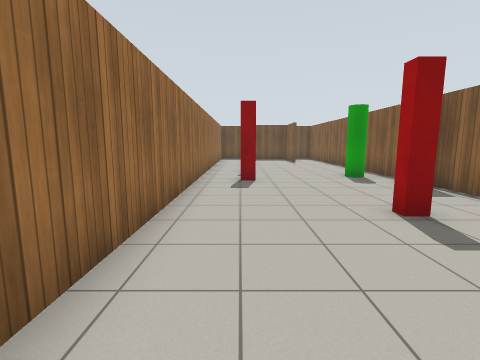
View 1 (above)

14 first-person views from a walk through a robot-simulator world made for Gazebo. The camera is 1.2 m above the floor, tilts 8° down and sees 85° across. The lines on the ground mark 1 m squares. The floor is counted in squares, 1 m on a side. Each view is taken from the middle of a square. On the plan, view 1 faces up. The plan holds only what a view shows up to about 12 squares ahead; the rest is blank. Simple patterns stand in for the simulator's built-in surfaces.

View 2
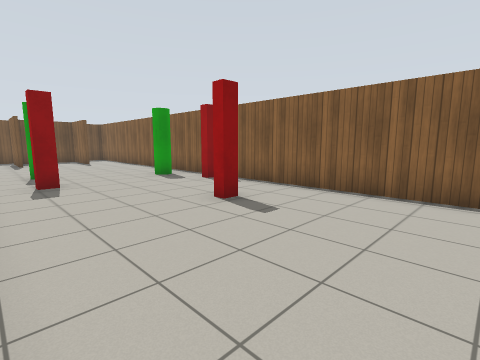

View 3
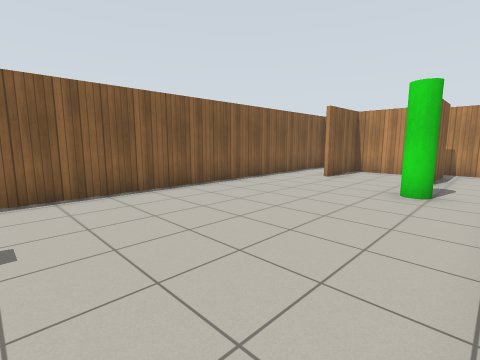

View 4
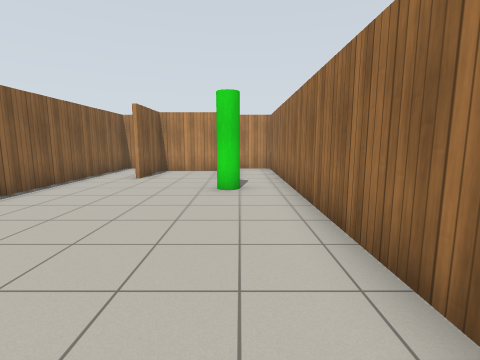

View 5
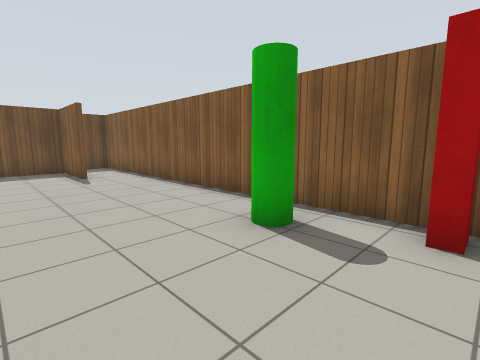

View 6
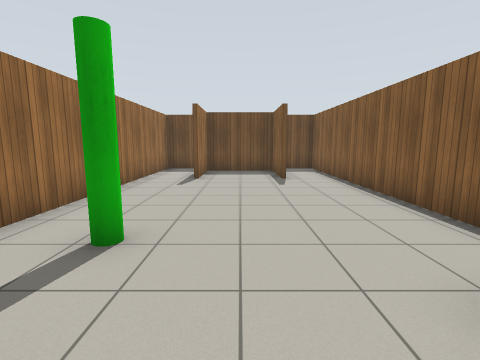

View 7
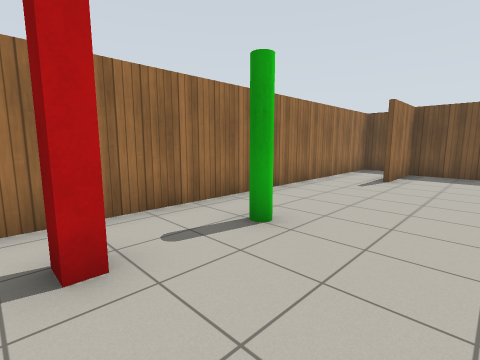

View 8
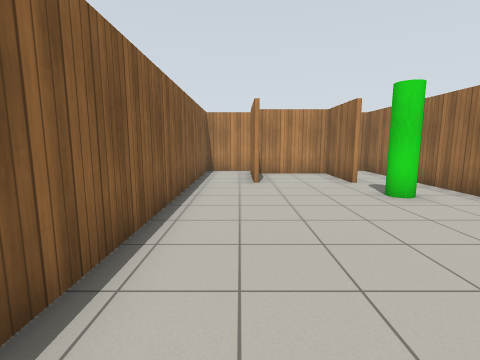

View 9
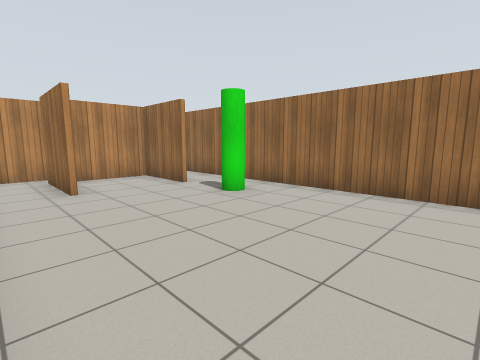

View 10
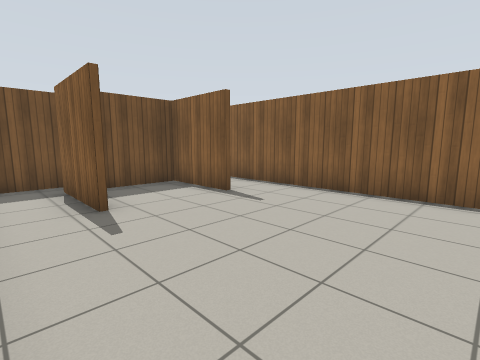

View 11
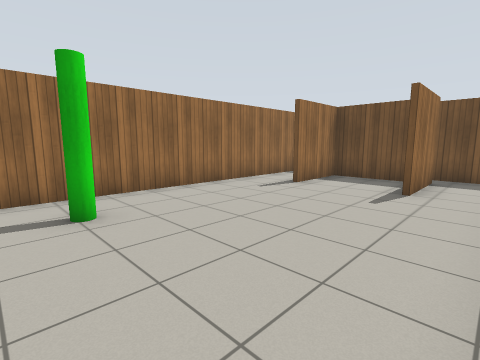

View 12
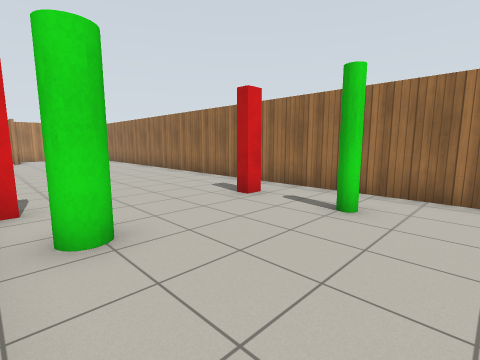

View 13
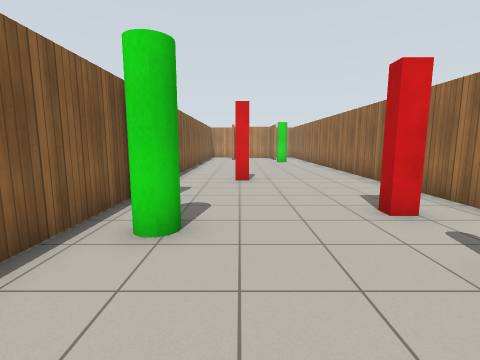

View 14
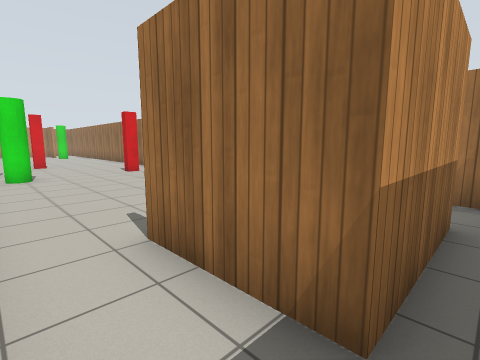

### Floor plan
Points are (right, up) in squares from view 1. A wall is a line through its corners. A room is listed if a view was taken in it or the views show most of it. See-through windows are left out.
Room 1 (views 1, 2, 3, 4, 5, 6, 7, 8, 9, 10, 11, 12, 13, 14)
walls: (0.6, -5.9) (0.6, -8.4) (3.4, -8.4) (3.4, -5.9); (3.6, -5.9) (3.6, -8.6); (3.4, 16.9) (3.4, 19.4) (0.6, 19.4) (0.6, 16.9); (0.4, 16.9) (0.4, 19.6); (0.4, -8.6) (0.4, -6.8); (3.4, -9.4) (5.4, -9.4) (5.4, 20.1); (3.6, 19.6) (3.6, 16.9); (-1.4, 19.4) (-1.4, -9.4) (0.6, -9.4); (4.9, 20.4) (3.4, 20.4)
ways out: opening at (-1, 20) to room 2; opening at (3, 20) to room 2
objects: green pole (0, -4); red post (0, 9); green pole (0, 11); red post (3, 4); green cylinder (4, 9) to (4, 10); red post (5, 7)
Room 2 (no view inside)
walls: (0.6, 20.4) (-1.4, 20.4) (-1.4, 19.4); (0.4, 19.6) (3.6, 19.6)
ways out: opening at (-1, 20) to room 1; opening at (3, 20) to room 1

Where each view was taken, in squares from view 1:
view 1: 0 up, 0 right, facing up
view 2: 0 up, 1 left, facing up-right
view 3: 3 up, 1 left, facing down-right
view 4: 3 up, 0 right, facing down
view 5: 7 up, 1 right, facing up-right
view 6: 8 up, 2 right, facing up
view 7: 8 up, 3 right, facing up-left
view 8: 2 up, 4 right, facing down
view 9: 1 up, 5 right, facing down-left
view 10: 12 up, 1 left, facing up-right
view 11: 10 up, 5 right, facing up-left
view 12: 13 up, 5 right, facing down-left
view 13: 13 up, 3 right, facing down
view 14: 20 up, 5 right, facing down-left
